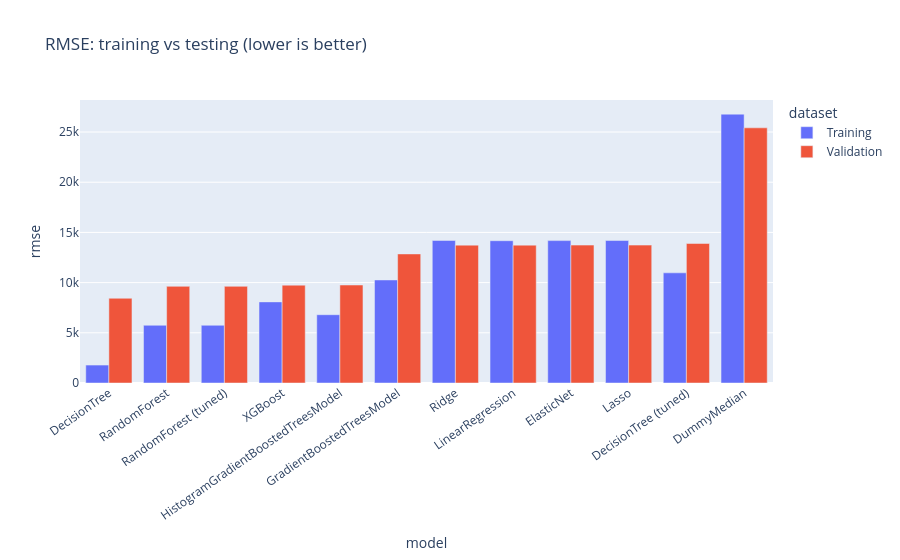

Notebook source saved alongside this figure:
### Markdown cell above
## Training results
In the saved run, Decision Tree has the lowest validation RMSE at 8,441, but its training RMSE is only 1,788. The 4.72 validation/training ratio flags a large generalization gap.

Random Forest has validation RMSE of 9,630 and XGBoost 9,746. The tuned forest has the same scores as the starting forest, while tuning the decision tree raises validation RMSE to 13,900. Tuning did not improve validation performance for either selected family. Notebook 05 checks these saved fits on the held-out cars.

### Code cell
display(pd.DataFrame(metadata["tuning"]))
print("Models flagged for overfitting risk:")
display(comparison.loc[comparison.overfitting_flag, ["model", "train_rmse", "validation_rmse", "validation_train_rmse_ratio"]])
stage_comparison_figure(comparison).show()
print("Training report:", REPORTS_DIR / "training_performance.html")
display(HTML('<a href="../reports/training_performance.html" target="_blank">Training performance report</a>'))

### Figure 1 — Plotly figure (JSON) as saved in the notebook; plotly's stock layout.template omitted (floating-point values rounded to 4 significant figures)
{"data": [{"alignmentgroup": "True", "customdata": [[true], [true], [true], [false], [false], [false], [false], [false], [false], [false], [false], [false]], "hovertemplate": "dataset=Training<br>model=%{x}<br>rmse=%{y}<br>overfitting_flag=%{customdata[0]}<extra></extra>", "legendgroup": "Training", "marker": {"color": "#636efa", "pattern": {"shape": ""}}, "name": "Training", "offsetgroup": "Training", "orientation": "v", "showlegend": true, "textposition": "auto", "type": "bar", "x": ["DecisionTree", "RandomForest", "RandomForest (tuned)", "XGBoost", "HistogramGradientBoostedTreesModel", "GradientBoostedTreesModel", "Ridge", "LinearRegression", "ElasticNet", "Lasso", "DecisionTree (tuned)", "DummyMedian"], "xaxis": "x", "y": [1788.0, 5749.0, 5749.0, 8080.0, 6803.0, 10260.0, 14200.0, 14170.0, 14190.0, 14190.0, 10970.0, 26780.0], "yaxis": "y"}, {"alignmentgroup": "True", "customdata": [[true], [true], [true], [false], [false], [false], [false], [false], [false], [false], [false], [false]], "hovertemplate": "dataset=Validation<br>model=%{x}<br>rmse=%{y}<br>overfitting_flag=%{customdata[0]}<extra></extra>", "legendgroup": "Validation", "marker": {"color": "#EF553B", "pattern": {"shape": ""}}, "name": "Validation", "offsetgroup": "Validation", "orientation": "v", "showlegend": true, "textposition": "auto", "type": "bar", "x": ["DecisionTree", "RandomForest", "RandomForest (tuned)", "XGBoost", "HistogramGradientBoostedTreesModel", "GradientBoostedTreesModel", "Ridge", "LinearRegression", "ElasticNet", "Lasso", "DecisionTree (tuned)", "DummyMedian"], "xaxis": "x", "y": [8441.0, 9630.0, 9630.0, 9746.0, 9760.0, 12860.0, 13730.0, 13730.0, 13740.0, 13740.0, 13900.0, 25420.0], "yaxis": "y"}], "layout": {"barmode": "group", "legend": {"title": {"text": "dataset"}, "tracegroupgap": 0}, "title": {"text": "RMSE: training vs testing (lower is better)"}, "xaxis": {"anchor": "y", "domain": [0.0, 1.0], "tickangle": -35, "title": {"text": "model"}}, "yaxis": {"anchor": "x", "domain": [0.0, 1.0], "title": {"text": "rmse"}}}}
